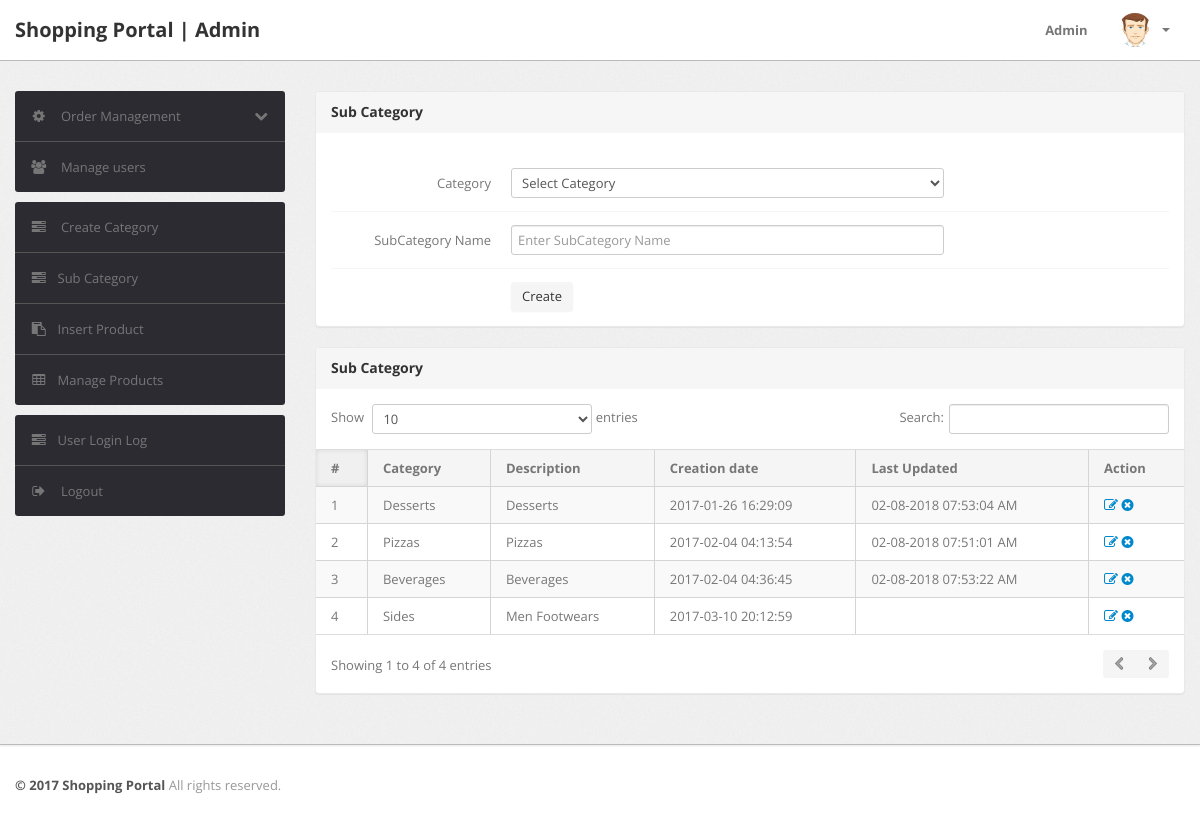
Before: /admin/subcategory.php (signed in) with the older database file.
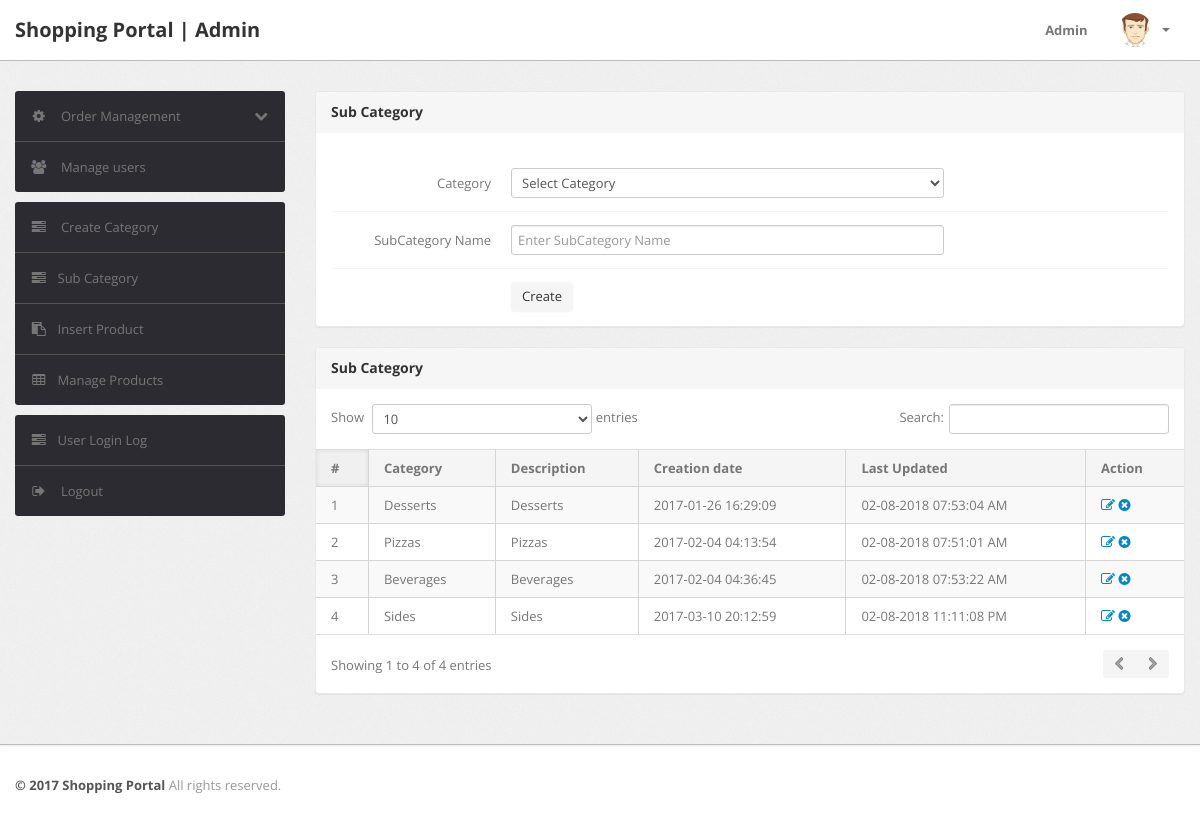
After: the same page with the newer database file.
### tables this page shows
CREATE TABLE `subcategory` (
  `id` int(11) NOT NULL,
  `categoryid` int(11) DEFAULT NULL,
  `subcategory` varchar(255) DEFAULT NULL,
  `creationDate` timestamp NULL DEFAULT CURRENT_TIMESTAMP,
  `updationDate` varchar(255) DEFAULT NULL
);

CREATE TABLE `category` (
  `id` int(11) NOT NULL,
  `categoryName` varchar(255) DEFAULT NULL,
  `categoryDescription` longtext,
  `creationDate` timestamp NOT NULL DEFAULT CURRENT_TIMESTAMP,
  `updationDate` varchar(255) DEFAULT NULL
);

### admin/subcategory.php (the view, shortened to what this page needs)
<?php
include('include/config.php');
if(strlen($_SESSION['alogin'])==0)
	{
header('location:index.php');
}
else{
?>
<!DOCTYPE html>
<html lang="en">
<head>
	<link type="text/css" href="bootstrap/css/bootstrap.min.css" rel="stylesheet">
	<link type="text/css" href="bootstrap/css/bootstrap-responsive.min.css" rel="stylesheet">
	<link type="text/css" href="css/theme.css" rel="stylesheet">
	<link type="text/css" href="images/icons/css/font-awesome.css" rel="stylesheet">
</head>
<body>
<?php include('include/header.php');?>
	<div class="wrapper">
		<div class="container">
			<div class="row">
<?php include('include/sidebar.php');?>
			<div class="span9">
					<div class="content">
						<div class="module">
							<div class="module-head">
								<h3>Sub Category</h3>
							</div>
							<div class="module-body">
									<br />
			<form class="form-horizontal row-fluid" name="subcategory" method="post" >
<div class="control-group">
<label class="control-label" for="basicinput">Category</label>
<div class="controls">
<select name="category" class="span8 tip" required>
<option value="">Select Category</option>
</select>
</div>
</div>
<div class="control-group">
<label class="control-label" for="basicinput">SubCategory Name</label>
<div class="controls">
<input type="text" placeholder="Enter SubCategory Name"  name="subcategory" class="span8 tip" required>
</div>
</div>
	<div class="control-group">
											<div class="controls">
												<button type="submit" name="submit" class="btn">Create</button>
											</div>
										</div>
									</form>
							</div>
						</div>
	<div class="module">
							<div class="module-head">
								<h3>Sub Category</h3>
							</div>
							<div class="module-body table">
								<table cellpadding="0" cellspacing="0" border="0" class="datatable-1 table table-bordered table-striped	 display" width="100%">
									<thead>
										<tr>
											<th>#</th>
											<th>Category</th>
											<th>Description</th>
											<th>Creation date</th>
											<th>Last Updated</th>
											<th>Action</th>
										</tr>
									</thead>
									<tbody>
<?php $query=mysqli_query($con,"select subcategory.id,category.categoryName,subcategory.subcategory,subcategory.creationDate,subcategory.updationDate from subcategory join category on category.id=subcategory.categoryid");
$cnt=1;
while($row=mysqli_fetch_array($query))
{
?>
										<tr>
											<td><?php echo htmlentities($cnt);?></td>
											<td><?php echo htmlentities($row['categoryName']);?></td>
											<td><?php echo htmlentities($row['subcategory']);?></td>
											<td> <?php echo htmlentities($row['creationDate']);?></td>
											<td><?php echo htmlentities($row['updationDate']);?></td>
											<td>
											<a href="edit-subcategory.php?id=<?php echo $row['id']?>" ><i class="icon-edit"></i></a>
											<a href="subcategory.php?id=<?php echo $row['id']?>&del=delete" onClick="return confirm('Are you sure you want to delete?')"><i class="icon-remove-sign"></i></a></td>
										</tr>
										<?php $cnt=$cnt+1; } ?>
								</table>
							</div>
						</div>
					</div>
				</div>
			</div>
		</div>
	</div>
<?php include('include/footer.php');?>
</body>
<?php } ?>

Changed rows visible on the page:
changed subcategory "Sides": subcategory "Men Footwears" → "Sides"; updationDate (not shown) → "02-08-2018 11:11:08 PM"
